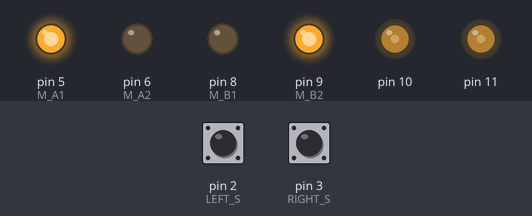
A sketch run on a simulated Arduino Uno, built with avr-gcc and run on an emulated ATmega328P. Parts: output pins drawn as LEDs (lit = HIGH). The test bench sets the inputs (shaded band); at power-on: pin 2 (LEFT_S) HIGH, pin 3 (RIGHT_S) LOW.

Above: at 1.8 s.
1.9 s: pin 2 (LEFT_S) pulled LOW for 0.6 s
At 2.25 s:
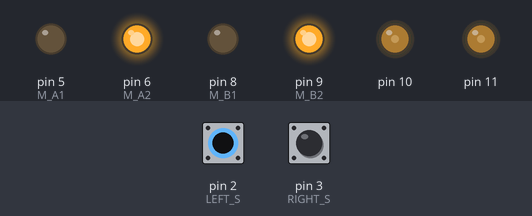
4.0 s: pin 3 (RIGHT_S) pulled HIGH for 0.6 s
At 4.4 s:
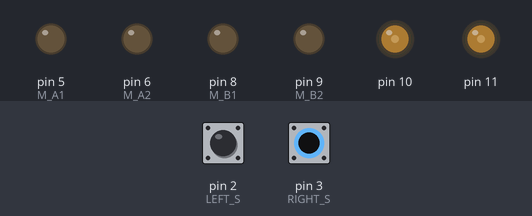
6.1 s: pin 3 (RIGHT_S) pulled HIGH for 3.2 s
At 10.3 s:
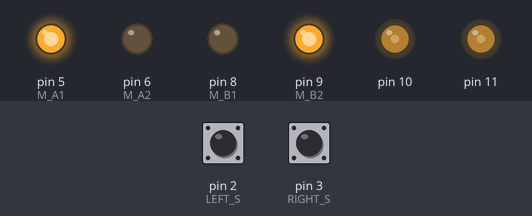
10.8 s: pin 2 (LEFT_S) pulled LOW for 3.2 s
At 11.4 s:
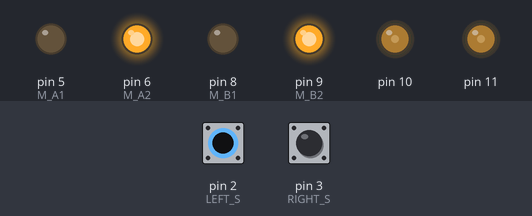
15.5 s: pin 2 (LEFT_S) driven LOW and pin 3 (RIGHT_S) driven HIGH
At 16.2 s:
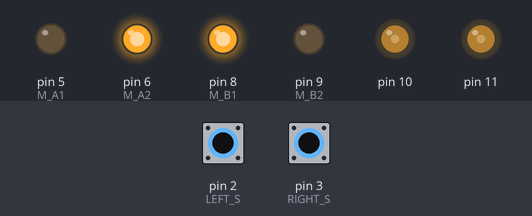
Timing chart, 0 to 18.0 s (numbered marks = the images above; inputs shaded):
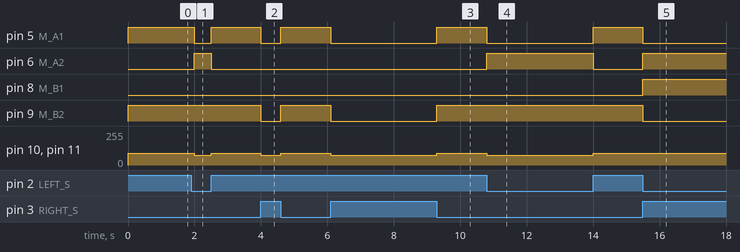

The sketch:

sketch_may12a.ino
```cpp
#define M_A1 5
#define M_A2 6
#define M_B1 8
#define M_B2 9
#define LEFT_S 2
#define RIGHT_S 3

int Out_R_S = 0;
int Out_L_S = 0;

void setup() {
      pinMode(M_A1, OUTPUT);
      pinMode(M_A2, OUTPUT);
      pinMode(M_B1, OUTPUT);
      pinMode(M_B2, OUTPUT);
      pinMode(10, OUTPUT);
      pinMode(11, OUTPUT);
      pinMode(LEFT_S, INPUT);
      pinMode(RIGHT_S, INPUT);}

void loop() {
       analogWrite(10,75);
       analogWrite(11,75);
       Out_R_S = digitalRead(RIGHT_S);
       Out_L_S = digitalRead(LEFT_S);
if (Out_R_S == 1 && Out_L_S == 0){
     analogWrite(10,90);
     analogWrite(11,90);
    turnRight();
    delay(500);}
else if (Out_R_S == 0 && Out_L_S == 1){
    analogWrite(10,90);
     analogWrite(11,90);
      turnLeft();
    delay(500); }
else if (Out_R_S == 1 && Out_L_S == 1){
    Stop();}
  else if (Out_R_S == 0 && Out_L_S == 0){
    Forward();}}

void turnLeft() {
      digitalWrite(M_A1, HIGH);
      digitalWrite(M_A2, LOW);
      digitalWrite(M_B1, LOW);
      digitalWrite(M_B2, HIGH);}
void turnRight() {
      digitalWrite(M_A1, LOW);
      digitalWrite(M_A2, HIGH);
      digitalWrite(M_B1, HIGH);
      digitalWrite(M_B2, LOW);}
void Backward() {
      digitalWrite(M_A1, HIGH);
      digitalWrite(M_A2, LOW);
      digitalWrite(M_B1, HIGH);
      digitalWrite(M_B2, LOW);  }

void Forward() {
     digitalWrite(M_A1, LOW);
     digitalWrite(M_A2, HIGH);
     digitalWrite(M_B1, LOW);
     digitalWrite(M_B2, HIGH);  }

void Stop() {
      digitalWrite(M_A1, LOW);
      digitalWrite(M_A2, LOW);
      digitalWrite(M_B1, LOW);
      digitalWrite(M_B2, LOW);  }
```

Measured:
- after the input at 1.9 s, pin 5 (M_A1): HIGH → LOW after 0.10 s, → HIGH 0.50 s later; pin 6 (M_A2): LOW → HIGH after 0.10 s, → LOW 0.50 s later; pin 10, pin 11: 90/255 → 75/255 after 0.10 s, → 90/255 0.50 s later
- after the input at 4.0 s, pin 5 (M_A1), pin 9 (M_B2): HIGH → LOW at once, → HIGH 0.60 s later; pin 10, pin 11: 90/255 → 75/255 at once, → 90/255 0.60 s later
- after the input at 6.1 s, pin 5 (M_A1), pin 9 (M_B2): HIGH → LOW at once, → HIGH 3.2 s later; pin 10, pin 11: 90/255 → 75/255 at once, → 90/255 3.2 s later
- after the input at 10.8 s, pin 5 (M_A1): HIGH → LOW at once, → HIGH 3.2 s later; pin 6 (M_A2): LOW → HIGH at once, → LOW 3.2 s later; pin 10, pin 11: 90/255 → 75/255 at once, → 90/255 3.2 s later
- after the input at 15.5 s, pin 5 (M_A1), pin 9 (M_B2): HIGH → LOW at once; pin 6 (M_A2), pin 8 (M_B1): LOW → HIGH at once
